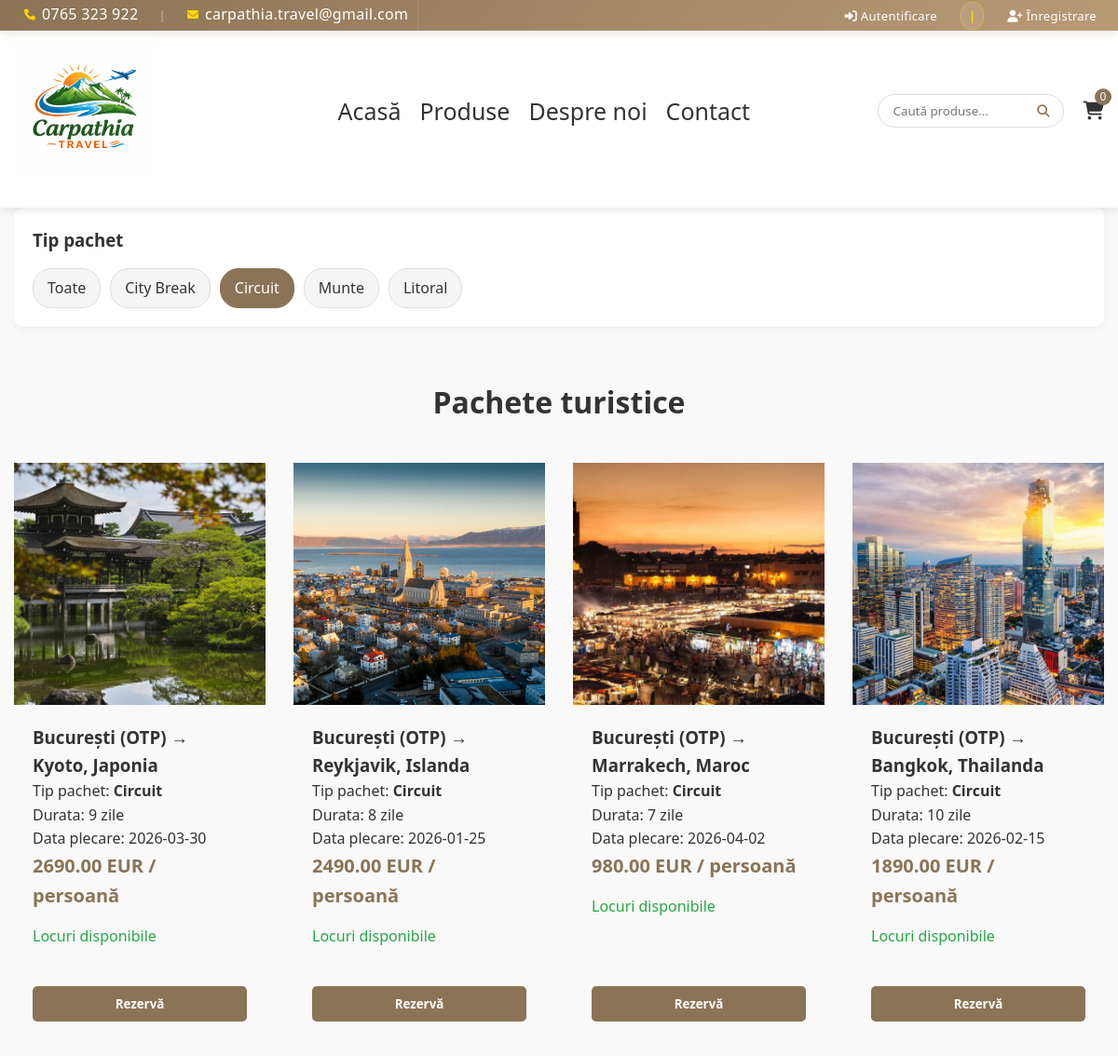
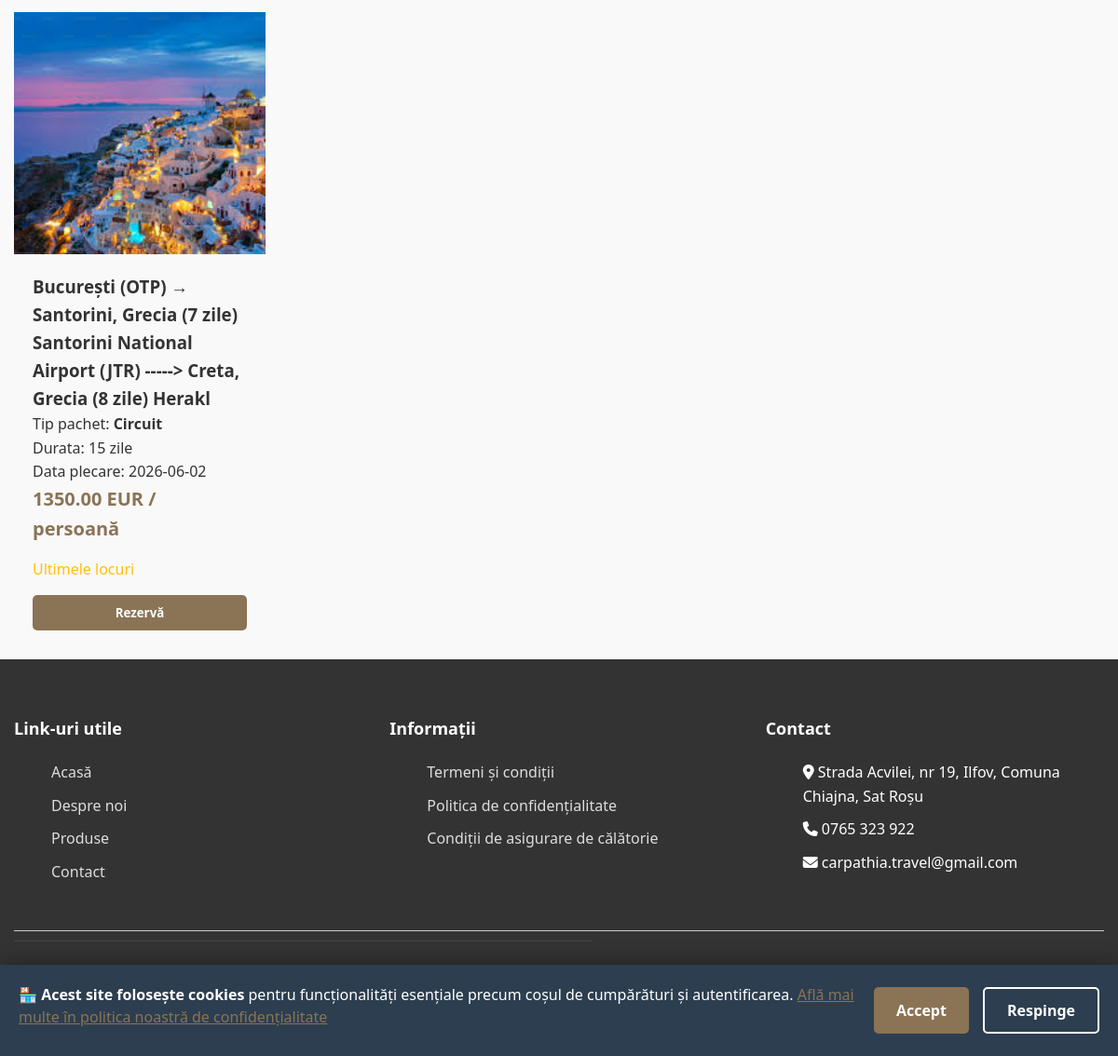
Screenshot of /produse.php?categorie=circuit with the database file from the repository (2 pictures, top to bottom).
### tables this page shows
CREATE TABLE `produse` (
  `id` int(11) NOT NULL,
  `tip_pachet` varchar(255) NOT NULL,
  `plecare` varchar(100) NOT NULL,
  `destinatie` varchar(100) NOT NULL,
  `descriere` text NOT NULL,
  `pret` decimal(10,2) NOT NULL,
  `durata` int(11) NOT NULL COMMENT 'Durata in zile',
  `locuri_disponibile` int(11) NOT NULL DEFAULT 20,
  `data_plecare` date DEFAULT NULL
);

### functions.php (called while the page is built, shortened)
<?php
function getProduse($filtruCategorie = '', $filtruPret = '', $sortare = '', $pagina = 1, $produsePerPagina = 8) {
    global $conn;
    $pagina = max(1, (int)$pagina);
    $produsePerPagina = max(1, (int)$produsePerPagina);
    $start = ($pagina - 1) * $produsePerPagina;
    $where = [];
    $params = [];
    $types = '';
    if (!empty($filtruCategorie) && $filtruCategorie !== 'Toate') {
        $where[] = "p.tip_pachet = ?";
        $params[] = $filtruCategorie;
        $types .= "s";
    }
    $whereClause = '';
    if (!empty($where)) {
        $whereClause = "WHERE " . implode(" AND ", $where);
    }
    $orderBy = "ORDER BY p.id DESC";
    $sql = "
        SELECT p.*,
               (SELECT imagine
                FROM imagini_produse
                WHERE id_produs = p.id
                ORDER BY ordine ASC
                LIMIT 1) AS imagine_principala
        FROM produse p
        $whereClause
        $orderBy
        LIMIT ?, ?
    ";
    $params[] = $start;
    $params[] = $produsePerPagina;
    $types .= "ii";
    $stmt = $conn->prepare($sql);
    $stmt->bind_param($types, ...$params);
    $stmt->execute();
    return $stmt->get_result();
}
?>

### produse.php (the view, shortened to what this page needs)
<?php
require 'functions.php';
$filtruTip = $_GET['categorie'] ?? '';
$filtruPret = $_GET['pret'] ?? '';
$sortare = $_GET['sortare'] ?? '';
$pagina = (int)($_GET['pagina'] ?? 1);
$produse = getProduse($filtruTip, $filtruPret, $sortare, $pagina, 8);
require 'header.php';
?>
<!DOCTYPE html>
<html lang="ro">
<head>
    <link rel="stylesheet" href="style.css">
</head>
<body>
<div class="container">
    <div class="filters">
        <form method="GET">
            <h3>Tip pachet</h3>
            <div class="filter-options">
                <a href="produse.php" class="filter-btn <?= empty($filtruTip) ? 'active' : '' ?>">Toate</a>
                <?php
                $keep = [];
                ?>
                <a href="?<?= htmlspecialchars(http_build_query(array_merge($keep, ['categorie'=>'city break']))) ?>"
                   class="filter-btn <?= $filtruTip=='city break'?'active':'' ?>">City Break</a>
                <a href="?<?= htmlspecialchars(http_build_query(array_merge($keep, ['categorie'=>'circuit']))) ?>"
                   class="filter-btn <?= $filtruTip=='circuit'?'active':'' ?>">Circuit</a>
                <a href="?<?= htmlspecialchars(http_build_query(array_merge($keep, ['categorie'=>'munte']))) ?>"
                   class="filter-btn <?= $filtruTip=='munte'?'active':'' ?>">Munte</a>
                <a href="?<?= htmlspecialchars(http_build_query(array_merge($keep, ['categorie'=>'litoral']))) ?>"
                   class="filter-btn <?= $filtruTip=='litoral'?'active':'' ?>">Litoral</a>
            </div>
        </form>
    </div>
</div>
<div class="container">
    <h1 class="section-title">Pachete turistice</h1>
    <div class="products-grid">
        <?php while($produs = $produse->fetch_assoc()):
            $imagine = $produs['imagine_principala'] ?? 'img/no-image.jpg';
            $locuri = (int)($produs['locuri_disponibile'] ?? 0);
            if ($locuri > 5) {
                $status = "Locuri disponibile";
                $class = "available";
            } elseif ($locuri > 0) {
                $status = "Ultimele locuri";
                $class = "low-stock";
            } else {
                $status = "Indisponibil";
                $class = "out-of-stock";
            }
        ?>
        <div class="product-card">
            <a href="produs.php?id=<?= (int)$produs['id'] ?>">
                <img class="product-card-img" src="<?= htmlspecialchars($imagine) ?>" alt="<?= htmlspecialchars($produs['destinatie'] ?? '') ?>">
            </a>
            <div class="product-content">
                <h3><?= htmlspecialchars($produs['plecare'] ?? '') ?> → <?= htmlspecialchars($produs['destinatie'] ?? '') ?></h3>
                <p class="product-type">
                    Tip pachet: <strong><?= htmlspecialchars(ucfirst($produs['tip_pachet'] ?? '')) ?></strong>
                </p>
                <p class="product-duration">
                    Durata: <?= (int)($produs['durata'] ?? 0) ?> zile
                </p>
                <p class="product-date">
                    Data plecare: <?= htmlspecialchars($produs['data_plecare'] ?? '') ?>
                </p>
                <div class="product-price">
                    <?= htmlspecialchars($produs['pret'] ?? '') ?> EUR / persoană
                </div>
                <div class="product-availability <?= $class ?>">
                    <?= $status ?>
                </div>
                <?php if ($locuri > 0): ?>
                    <form method="POST" action="adauga_cos.php" class="add-to-cart-form">
                        <button type="submit" class="add-to-cart">Rezervă</button>
                    </form>
                <?php else: ?>
                    <button class="add-to-cart disabled" disabled>Indisponibil</button>
                <?php endif; ?>
            </div>
        </div>
        <?php endwhile; ?>
    </div>
</div>
</body>
</html>
<?php require 'footer.php'; ?>

### style.css (style rules this page uses)
* { margin: 0; box-sizing: border-box; font-family: 'Segoe UI', Tahoma, Geneva, Verdana, sans-serif; }
body { background-color: #f9f9f9; color: #333; line-height: 1.6; height: 100%; margin: 0; display: flex; flex-direction: column; }
html, body { height: 100%; margin: 0; }
.container { width: 100%; max-width: 1200px; margin: 0 auto; padding: 0 15px; padding-bottom: 25px; }
.available { color: #28a745; }
.low-stock { color: #ffc107; }
.section-title { text-align: center; margin-bottom: 40px; font-size: 32px; color: #333; }
.products-grid { display: grid; grid-template-columns: repeat(auto-fill, minmax(250px, 1fr)); gap: 30px; margin-bottom: 50px; }
.product-card img.product-card-img { width: 100%; height: 260px; object-fit: cover; display: flex; flex-direction: column; color: gray; }
.product-content { padding: 20px; height: 360px; display: flex; flex-direction: column; flex: 1; }
.product-content form { display: flex; flex-direction: column; margin-top: auto; }
.product-price, .product-price-card { font-size: 20px; font-weight: bold; color: #8B7355; margin-bottom: 15px; }
.add-to-cart { margin-top: 15px; background-color: #8B7355; color: white; border: none; padding: 10px 15px; border-radius: 5px; cursor: pointer; width: 100%; font-weight: bold; transition: background-color 0.3s; }
.filters { background-color: white; padding: 20px; border-radius: 10px; box-shadow: 0 2px 10px rgba(0, 0, 0, 0.05); margin-bottom: 30px; }
.filter-options { display: flex; flex-wrap: wrap; gap: 10px; padding-top: 15px; }
.filter-btn { background-color: #f5f5f5; border: 1px solid #ddd; padding: 8px 15px; border-radius: 20px; cursor: pointer; transition: all 0.3s; text-decoration: none; color: #333; }
.filter-btn.active { background-color: #8B7355; color: white; border-color: #8B7355; }

### rows the page displays
produse: shows a picture, plecare "București (OTP)", destinatie "Kyoto, Japonia", tip_pachet "Circuit", durata "9", data_plecare "2026-03-30", pret "2690.00", locuri_disponibile "Locuri disponibile"
produse: shows a picture, plecare "București (OTP)", destinatie "Reykjavik, Islanda", tip_pachet "Circuit", durata "8", data_plecare "2026-01-25", pret "2490.00", locuri_disponibile "Locuri disponibile"
produse: shows a picture, plecare "București (OTP)", destinatie "Marrakech, Maroc", tip_pachet "Circuit", durata "7", data_plecare "2026-04-02", pret "980.00", locuri_disponibile "Locuri disponibile"
produse: shows a picture, plecare "București (OTP)", destinatie "Bangkok, Thailanda", tip_pachet "Circuit", durata "10", data_plecare "2026-02-15", pret "1890.00", locuri_disponibile "Locuri disponibile"
produse: shows a picture, plecare "București (OTP)", destinatie "Santorini, Grecia (7 zile) Santorini National Airport (JTR) -----> Creta, Grecia (8 zile) Herakl", tip_pachet "Circuit", durata "15", data_plecare "2026-06-02", pret "1350.00", locuri_disponibile "Ultimele locuri"
